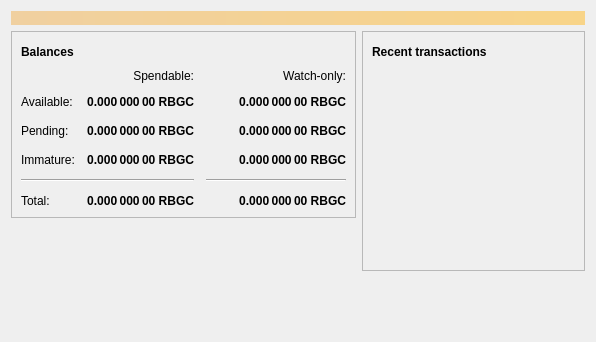
<?xml version="1.0" encoding="UTF-8"?>
<ui version="4.0">
 <class>OverviewPage</class>
 <widget class="QWidget" name="OverviewPage">
  <property name="geometry">
   <rect>
    <x>0</x>
    <y>0</y>
    <width>596</width>
    <height>342</height>
   </rect>
  </property>
  <property name="windowTitle">
   <string>Form</string>
  </property>
  <layout class="QVBoxLayout" name="topLayout">
   <item>
    <widget class="QLabel" name="labelAlerts">
     <property name="visible">
      <bool>false</bool>
     </property>
     <property name="styleSheet">
      <string notr="true">QLabel { background-color: qlineargradient(x1: 0, y1: 0, x2: 1, y2: 0, stop:0 #F0D0A0, stop:1 #F8D488); color:#000000; }</string>
     </property>
     <property name="wordWrap">
      <bool>true</bool>
     </property>
     <property name="margin">
      <number>3</number>
     </property>
     <property name="textInteractionFlags">
      <set>Qt::TextSelectableByMouse</set>
     </property>
    </widget>
   </item>
   <item>
    <layout class="QHBoxLayout" name="horizontalLayout" stretch="1,1">
     <item>
      <layout class="QVBoxLayout" name="verticalLayout_2">
       <item>
        <widget class="QFrame" name="frame">
         <property name="frameShape">
          <enum>QFrame::StyledPanel</enum>
         </property>
         <property name="frameShadow">
          <enum>QFrame::Raised</enum>
         </property>
         <layout class="QVBoxLayout" name="verticalLayout_4">
          <item>
           <layout class="QHBoxLayout" name="horizontalLayout_4">
            <item>
             <widget class="QLabel" name="label_5">
              <property name="font">
               <font>
                <weight>75</weight>
                <bold>true</bold>
               </font>
              </property>
              <property name="text">
               <string>Balances</string>
              </property>
             </widget>
            </item>
            <item>
             <widget class="QPushButton" name="labelWalletStatus">
              <property name="enabled">
               <bool>true</bool>
              </property>
              <property name="maximumSize">
               <size>
                <width>30</width>
                <height>16777215</height>
               </size>
              </property>
              <property name="toolTip">
               <string>The displayed information may be out of date. Your wallet automatically synchronizes with the RBGlobalCoin network after a connection is established, but this process has not completed yet.</string>
              </property>
              <property name="text">
               <string/>
              </property>
              <property name="icon">
               <iconset resource="../bitcoin.qrc">
                <normaloff>:/icons/warning</normaloff>
                <disabledoff>:/icons/warning</disabledoff>:/icons/warning</iconset>
              </property>
              <property name="iconSize">
               <size>
                <width>24</width>
                <height>24</height>
               </size>
              </property>
              <property name="flat">
               <bool>true</bool>
              </property>
             </widget>
            </item>
            <item>
             <spacer name="horizontalSpacer_3">
              <property name="orientation">
               <enum>Qt::Horizontal</enum>
              </property>
              <property name="sizeHint" stdset="0">
               <size>
                <width>40</width>
                <height>20</height>
               </size>
              </property>
             </spacer>
            </item>
           </layout>
          </item>
          <item>
           <layout class="QGridLayout" name="gridLayout">
            <property name="spacing">
             <number>12</number>
            </property>
            <item row="2" column="2">
             <widget class="QLabel" name="labelWatchPending">
              <property name="font">
               <font>
                <weight>75</weight>
                <bold>true</bold>
               </font>
              </property>
              <property name="cursor">
               <cursorShape>IBeamCursor</cursorShape>
              </property>
              <property name="toolTip">
               <string>Unconfirmed transactions to watch-only addresses</string>
              </property>
              <property name="text">
               <string notr="true">0.000 000 00 RBGC</string>
              </property>
              <property name="alignment">
               <set>Qt::AlignRight|Qt::AlignTrailing|Qt::AlignVCenter</set>
              </property>
              <property name="textInteractionFlags">
               <set>Qt::LinksAccessibleByMouse|Qt::TextSelectableByKeyboard|Qt::TextSelectableByMouse</set>
              </property>
             </widget>
            </item>
            <item row="2" column="1">
             <widget class="QLabel" name="labelUnconfirmed">
              <property name="font">
               <font>
                <weight>75</weight>
                <bold>true</bold>
               </font>
              </property>
              <property name="cursor">
               <cursorShape>IBeamCursor</cursorShape>
              </property>
              <property name="toolTip">
               <string>Total of transactions that have yet to be confirmed, and do not yet count toward the spendable balance</string>
              </property>
              <property name="text">
               <string notr="true">0.000 000 00 RBGC</string>
              </property>
              <property name="alignment">
               <set>Qt::AlignRight|Qt::AlignTrailing|Qt::AlignVCenter</set>
              </property>
              <property name="textInteractionFlags">
               <set>Qt::LinksAccessibleByMouse|Qt::TextSelectableByKeyboard|Qt::TextSelectableByMouse</set>
              </property>
             </widget>
            </item>
            <item row="3" column="2">
             <widget class="QLabel" name="labelWatchImmature">
              <property name="font">
               <font>
                <weight>75</weight>
                <bold>true</bold>
               </font>
              </property>
              <property name="cursor">
               <cursorShape>IBeamCursor</cursorShape>
              </property>
              <property name="toolTip">
               <string>Mined balance in watch-only addresses that has not yet matured</string>
              </property>
              <property name="text">
               <string notr="true">0.000 000 00 RBGC</string>
              </property>
              <property name="alignment">
               <set>Qt::AlignRight|Qt::AlignTrailing|Qt::AlignVCenter</set>
              </property>
              <property name="textInteractionFlags">
               <set>Qt::LinksAccessibleByMouse|Qt::TextSelectableByKeyboard|Qt::TextSelectableByMouse</set>
              </property>
             </widget>
            </item>
            <item row="4" column="0" colspan="2">
             <widget class="Line" name="line">
              <property name="orientation">
               <enum>Qt::Horizontal</enum>
              </property>
             </widget>
            </item>
            <item row="4" column="2">
             <widget class="Line" name="lineWatchBalance">
              <property name="sizePolicy">
               <sizepolicy hsizetype="Preferred" vsizetype="Fixed">
                <horstretch>0</horstretch>
                <verstretch>0</verstretch>
               </sizepolicy>
              </property>
              <property name="minimumSize">
               <size>
                <width>140</width>
                <height>0</height>
               </size>
              </property>
              <property name="orientation">
               <enum>Qt::Horizontal</enum>
              </property>
             </widget>
            </item>
            <item row="5" column="0">
             <widget class="QLabel" name="labelTotalText">
              <property name="text">
               <string>Total:</string>
              </property>
             </widget>
            </item>
            <item row="3" column="1">
             <widget class="QLabel" name="labelImmature">
              <property name="font">
               <font>
                <weight>75</weight>
                <bold>true</bold>
               </font>
              </property>
              <property name="cursor">
               <cursorShape>IBeamCursor</cursorShape>
              </property>
              <property name="toolTip">
               <string>Mined balance that has not yet matured</string>
              </property>
              <property name="text">
               <string notr="true">0.000 000 00 RBGC</string>
              </property>
              <property name="alignment">
               <set>Qt::AlignRight|Qt::AlignTrailing|Qt::AlignVCenter</set>
              </property>
              <property name="textInteractionFlags">
               <set>Qt::LinksAccessibleByMouse|Qt::TextSelectableByKeyboard|Qt::TextSelectableByMouse</set>
              </property>
             </widget>
            </item>
            <item row="2" column="3">
             <spacer name="horizontalSpacer_2">
              <property name="orientation">
               <enum>Qt::Horizontal</enum>
              </property>
              <property name="sizeHint" stdset="0">
               <size>
                <width>40</width>
                <height>20</height>
               </size>
              </property>
             </spacer>
            </item>
            <item row="3" column="0">
             <widget class="QLabel" name="labelImmatureText">
              <property name="text">
               <string>Immature:</string>
              </property>
             </widget>
            </item>
            <item row="5" column="1">
             <widget class="QLabel" name="labelTotal">
              <property name="font">
               <font>
                <weight>75</weight>
                <bold>true</bold>
               </font>
              </property>
              <property name="cursor">
               <cursorShape>IBeamCursor</cursorShape>
              </property>
              <property name="toolTip">
               <string>Your current total balance</string>
              </property>
              <property name="text">
               <string notr="true">0.000 000 00 RBGC</string>
              </property>
              <property name="alignment">
               <set>Qt::AlignRight|Qt::AlignTrailing|Qt::AlignVCenter</set>
              </property>
              <property name="textInteractionFlags">
               <set>Qt::LinksAccessibleByMouse|Qt::TextSelectableByKeyboard|Qt::TextSelectableByMouse</set>
              </property>
             </widget>
            </item>
            <item row="5" column="2">
             <widget class="QLabel" name="labelWatchTotal">
              <property name="font">
               <font>
                <weight>75</weight>
                <bold>true</bold>
               </font>
              </property>
              <property name="cursor">
               <cursorShape>IBeamCursor</cursorShape>
              </property>
              <property name="toolTip">
               <string>Current total balance in watch-only addresses</string>
              </property>
              <property name="text">
               <string notr="true">0.000 000 00 RBGC</string>
              </property>
              <property name="alignment">
               <set>Qt::AlignRight|Qt::AlignTrailing|Qt::AlignVCenter</set>
              </property>
              <property name="textInteractionFlags">
               <set>Qt::LinksAccessibleByMouse|Qt::TextSelectableByKeyboard|Qt::TextSelectableByMouse</set>
              </property>
             </widget>
            </item>
            <item row="0" column="2">
             <widget class="QLabel" name="labelWatchonly">
              <property name="text">
               <string>Watch-only:</string>
              </property>
              <property name="alignment">
               <set>Qt::AlignRight|Qt::AlignTrailing|Qt::AlignVCenter</set>
              </property>
             </widget>
            </item>
            <item row="1" column="0">
             <widget class="QLabel" name="labelBalanceText">
              <property name="text">
               <string>Available:</string>
              </property>
             </widget>
            </item>
            <item row="1" column="1">
             <widget class="QLabel" name="labelBalance">
              <property name="font">
               <font>
                <weight>75</weight>
                <bold>true</bold>
               </font>
              </property>
              <property name="cursor">
               <cursorShape>IBeamCursor</cursorShape>
              </property>
              <property name="toolTip">
               <string>Your current spendable balance</string>
              </property>
              <property name="text">
               <string notr="true">0.000 000 00 RBGC</string>
              </property>
              <property name="alignment">
               <set>Qt::AlignRight|Qt::AlignTrailing|Qt::AlignVCenter</set>
              </property>
              <property name="textInteractionFlags">
               <set>Qt::LinksAccessibleByMouse|Qt::TextSelectableByKeyboard|Qt::TextSelectableByMouse</set>
              </property>
             </widget>
            </item>
            <item row="1" column="2">
             <widget class="QLabel" name="labelWatchAvailable">
              <property name="font">
               <font>
                <weight>75</weight>
                <bold>true</bold>
               </font>
              </property>
              <property name="cursor">
               <cursorShape>IBeamCursor</cursorShape>
              </property>
              <property name="toolTip">
               <string>Your current balance in watch-only addresses</string>
              </property>
              <property name="text">
               <string notr="true">0.000 000 00 RBGC</string>
              </property>
              <property name="alignment">
               <set>Qt::AlignRight|Qt::AlignTrailing|Qt::AlignVCenter</set>
              </property>
              <property name="textInteractionFlags">
               <set>Qt::LinksAccessibleByMouse|Qt::TextSelectableByKeyboard|Qt::TextSelectableByMouse</set>
              </property>
             </widget>
            </item>
            <item row="2" column="0">
             <widget class="QLabel" name="labelPendingText">
              <property name="text">
               <string>Pending:</string>
              </property>
             </widget>
            </item>
            <item row="0" column="1">
             <widget class="QLabel" name="labelSpendable">
              <property name="text">
               <string>Spendable:</string>
              </property>
              <property name="alignment">
               <set>Qt::AlignRight|Qt::AlignTrailing|Qt::AlignVCenter</set>
              </property>
             </widget>
            </item>
           </layout>
          </item>
         </layout>
        </widget>
       </item>
       <item>
        <spacer name="verticalSpacer">
         <property name="orientation">
          <enum>Qt::Vertical</enum>
         </property>
         <property name="sizeHint" stdset="0">
          <size>
           <width>20</width>
           <height>40</height>
          </size>
         </property>
        </spacer>
       </item>
      </layout>
     </item>
     <item>
      <layout class="QVBoxLayout" name="verticalLayout_3">
       <item>
        <widget class="QFrame" name="frame_2">
         <property name="frameShape">
          <enum>QFrame::StyledPanel</enum>
         </property>
         <property name="frameShadow">
          <enum>QFrame::Raised</enum>
         </property>
         <layout class="QVBoxLayout" name="verticalLayout">
          <item>
           <layout class="QHBoxLayout" name="horizontalLayout_2">
            <item>
             <widget class="QLabel" name="label_4">
              <property name="font">
               <font>
                <weight>75</weight>
                <bold>true</bold>
               </font>
              </property>
              <property name="text">
               <string>Recent transactions</string>
              </property>
             </widget>
            </item>
            <item>
             <widget class="QPushButton" name="labelTransactionsStatus">
              <property name="enabled">
               <bool>true</bool>
              </property>
              <property name="maximumSize">
               <size>
                <width>30</width>
                <height>16777215</height>
               </size>
              </property>
              <property name="toolTip">
               <string>The displayed information may be out of date. Your wallet automatically synchronizes with the RBGlobalCoin network after a connection is established, but this process has not completed yet.</string>
              </property>
              <property name="text">
               <string/>
              </property>
              <property name="icon">
               <iconset resource="../bitcoin.qrc">
                <normaloff>:/icons/warning</normaloff>
                <disabledoff>:/icons/warning</disabledoff>:/icons/warning</iconset>
              </property>
              <property name="iconSize">
               <size>
                <width>24</width>
                <height>24</height>
               </size>
              </property>
              <property name="flat">
               <bool>true</bool>
              </property>
             </widget>
            </item>
            <item>
             <spacer name="horizontalSpacer">
              <property name="orientation">
               <enum>Qt::Horizontal</enum>
              </property>
              <property name="sizeHint" stdset="0">
               <size>
                <width>40</width>
                <height>20</height>
               </size>
              </property>
             </spacer>
            </item>
           </layout>
          </item>
          <item>
           <widget class="QListView" name="listTransactions">
            <property name="styleSheet">
             <string notr="true">QListView { background: transparent; }</string>
            </property>
            <property name="frameShape">
             <enum>QFrame::NoFrame</enum>
            </property>
            <property name="verticalScrollBarPolicy">
             <enum>Qt::ScrollBarAlwaysOff</enum>
            </property>
            <property name="horizontalScrollBarPolicy">
             <enum>Qt::ScrollBarAlwaysOff</enum>
            </property>
            <property name="selectionMode">
             <enum>QAbstractItemView::NoSelection</enum>
            </property>
           </widget>
          </item>
         </layout>
        </widget>
       </item>
       <item>
        <spacer name="verticalSpacer_2">
         <property name="orientation">
          <enum>Qt::Vertical</enum>
         </property>
         <property name="sizeHint" stdset="0">
          <size>
           <width>20</width>
           <height>40</height>
          </size>
         </property>
        </spacer>
       </item>
      </layout>
     </item>
    </layout>
   </item>
  </layout>
 </widget>
 <resources/>
 <connections/>
</ui>
